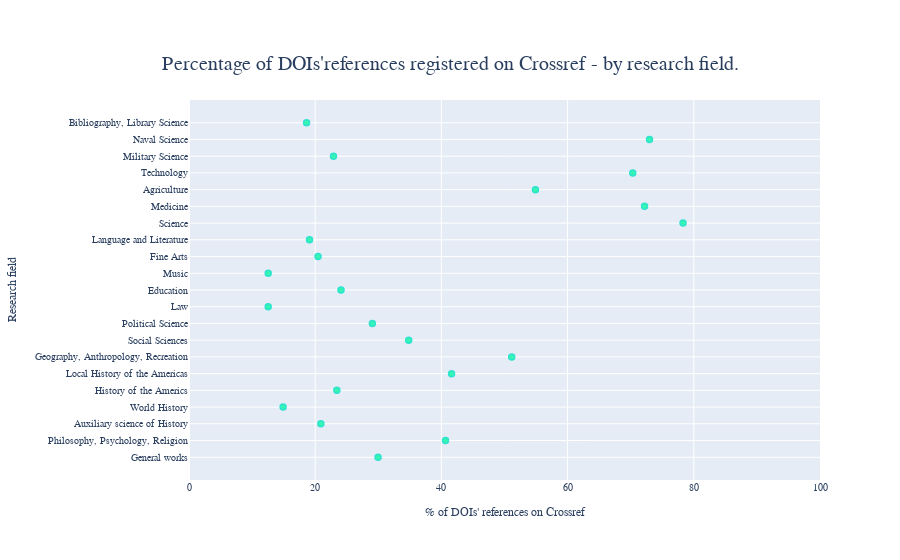

Here is the notebook cell this chart was saved with:
### Code cell
frame = frame.groupby('subject').sum()
frame =frame.apply(lambda x: pd.to_numeric(x, errors='coerce'))
frame['perc_ref'] = (frame['reference']/frame['on-crossref'])*100
fig = px.scatter(frame,x='perc_ref',y=frame.index,
    labels={ "subject": "Research field", "perc_ref": "% of DOIs' references on Crossref" },
    title="Percentage of DOIs'references registered on Crossref - by research field.")


for idx in range(len(fig.data)):
    fig.data[idx].y = ['General works','Philosophy, Psychology, Religion','Auxiliary science of History', 'World History', 'History of the Americs', 'Local History of the Americas', 'Geography, Anthropology, Recreation', 'Social Sciences', 'Political Science', 'Law', 'Education', 'Music', 'Fine Arts', 'Language and Literature', 'Science', 'Medicine', 'Agriculture', 'Technology', 'Military Science', 'Naval Science', 'Bibliography, Library Science']
fig.update_xaxes(range=[0, 100])
fig.update_traces(marker_color='rgb(7, 247, 159)', marker_line_color='rgb(0, 224, 198)',
                  marker_line_width=1.5, opacity=0.8)
fig.update_layout(
    font_family="sans-serif",
    title_font_size=20,
    font_size=10,
    title = {'xanchor': 'center', 'y':0.9,'x':0.5},
)
fig.show()

### Figure 1 — Plotly figure (JSON) as saved in the notebook; plotly's stock layout.template omitted (floating-point values rounded to 4 significant figures)
{"data": [{"hovertemplate": "% of DOIs' references on Crossref=%{x}<br>Research field=%{y}<extra></extra>", "legendgroup": "", "marker": {"color": "rgb(7, 247, 159)", "line": {"color": "rgb(0, 224, 198)", "width": 1.5}, "symbol": "circle"}, "mode": "markers", "name": "", "opacity": 0.8, "orientation": "h", "showlegend": false, "type": "scatter", "x": [29.96, 40.65, 20.89, 14.91, 23.43, 41.61, 51.14, 34.82, 29.06, 12.55, 24.09, 12.55, 20.45, 19.1, 78.29, 72.19, 54.9, 70.32, 22.9, 72.98, 18.63], "xaxis": "x", "y": ["General works", "Philosophy, Psychology, Religion", "Auxiliary science of History", "World History", "History of the Americs", "Local History of the Americas", "Geography, Anthropology, Recreation", "Social Sciences", "Political Science", "Law", "Education", "Music", "Fine Arts", "Language and Literature", "Science", "Medicine", "Agriculture", "Technology", "Military Science", "Naval Science", "Bibliography, Library Science"], "yaxis": "y"}], "layout": {"font": {"family": "sans-serif", "size": 10}, "legend": {"tracegroupgap": 0}, "title": {"font": {"size": 20}, "text": "Percentage of DOIs'references registered on Crossref - by research field.", "x": 0.5, "xanchor": "center", "y": 0.9}, "xaxis": {"anchor": "y", "domain": [0, 1], "range": [0, 100], "title": {"text": "% of DOIs' references on Crossref"}}, "yaxis": {"anchor": "x", "domain": [0, 1], "title": {"text": "Research field"}}}}
